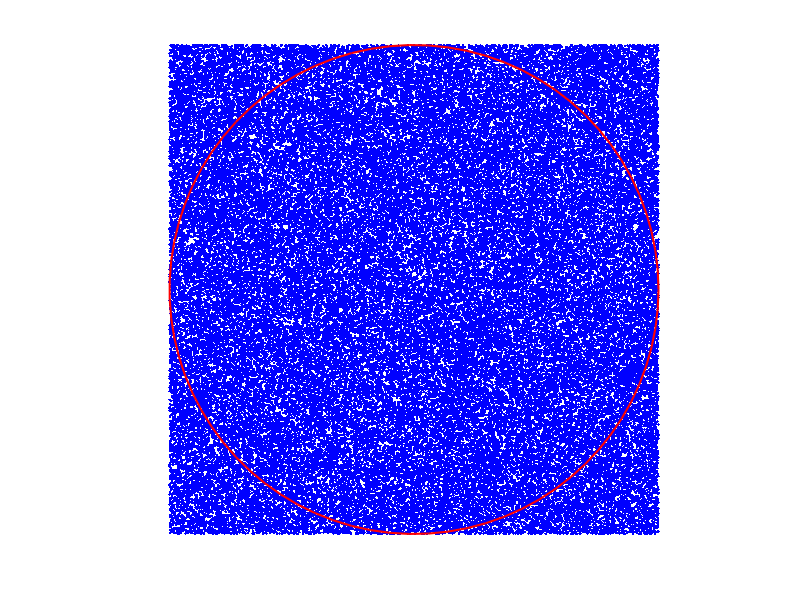

Here is the MATLAB script that generated this plot:
clc
n = 1e5;  % nro de tiros
x = -1 + 2*rand(n,1);
y = -1 + 2*rand(n,1);
exitos = 0;
figure
axis([-1 1 -1 1])
axis equal off
hold on
plot(x,y,'.b')
for k = 1:n
    if x(k)^2 + y(k)^2 <=1
        exitos = exitos + 1;
    end
end
teta = linspace(0,2*pi,80);
xc = cos(teta);
yc = sin(teta);
plot(xc,yc,'r','LineWidth',1.5)
hold off
aproxpi = 4*exitos/n;
fprintf('Estimado de pi = %15.13f\n',aproxpi)
fprintf('pi correcto    = %15.13f\n',pi)